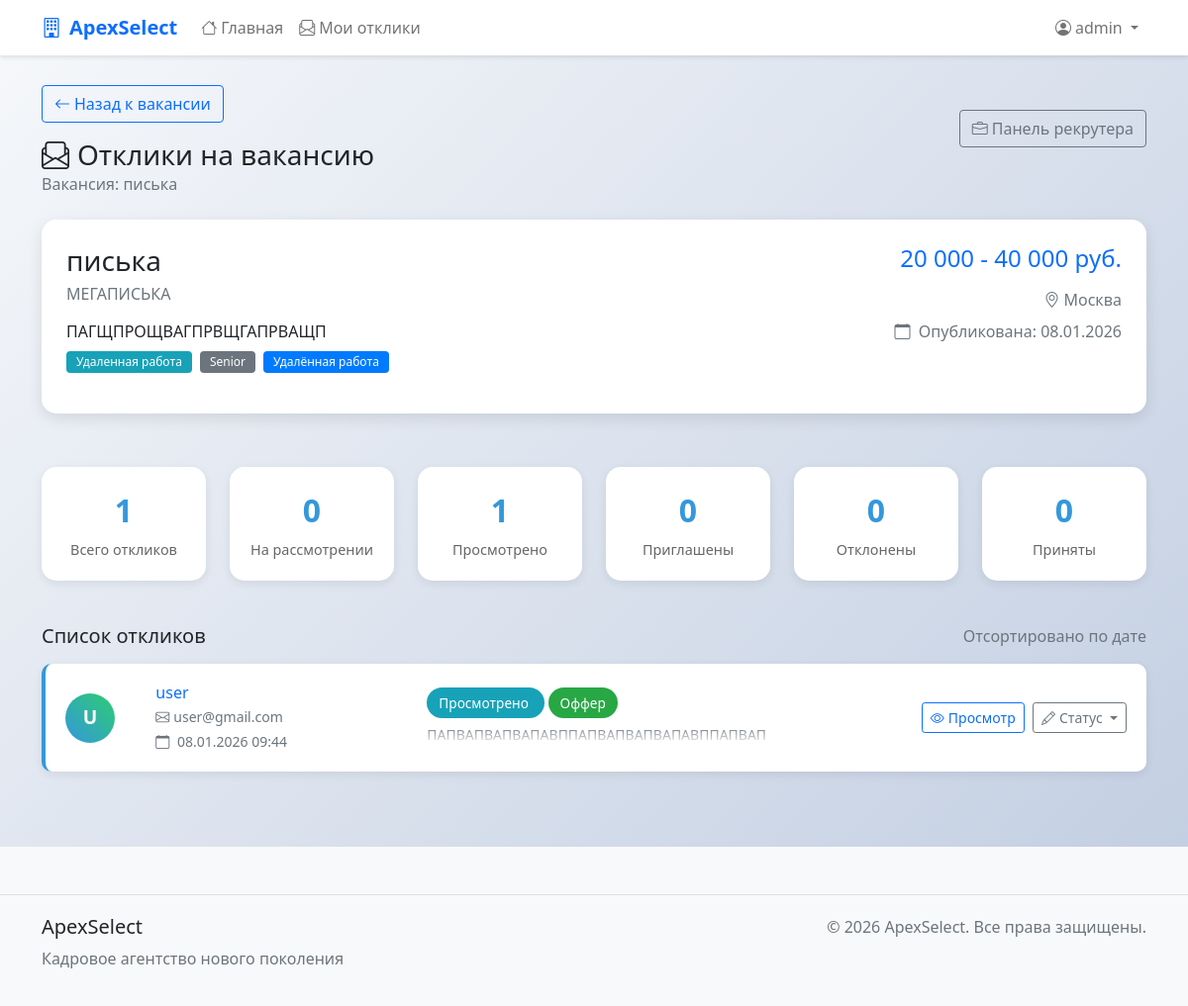
/vacancies/1/responses/ (signed in), run on an earlier commit of the app's database.
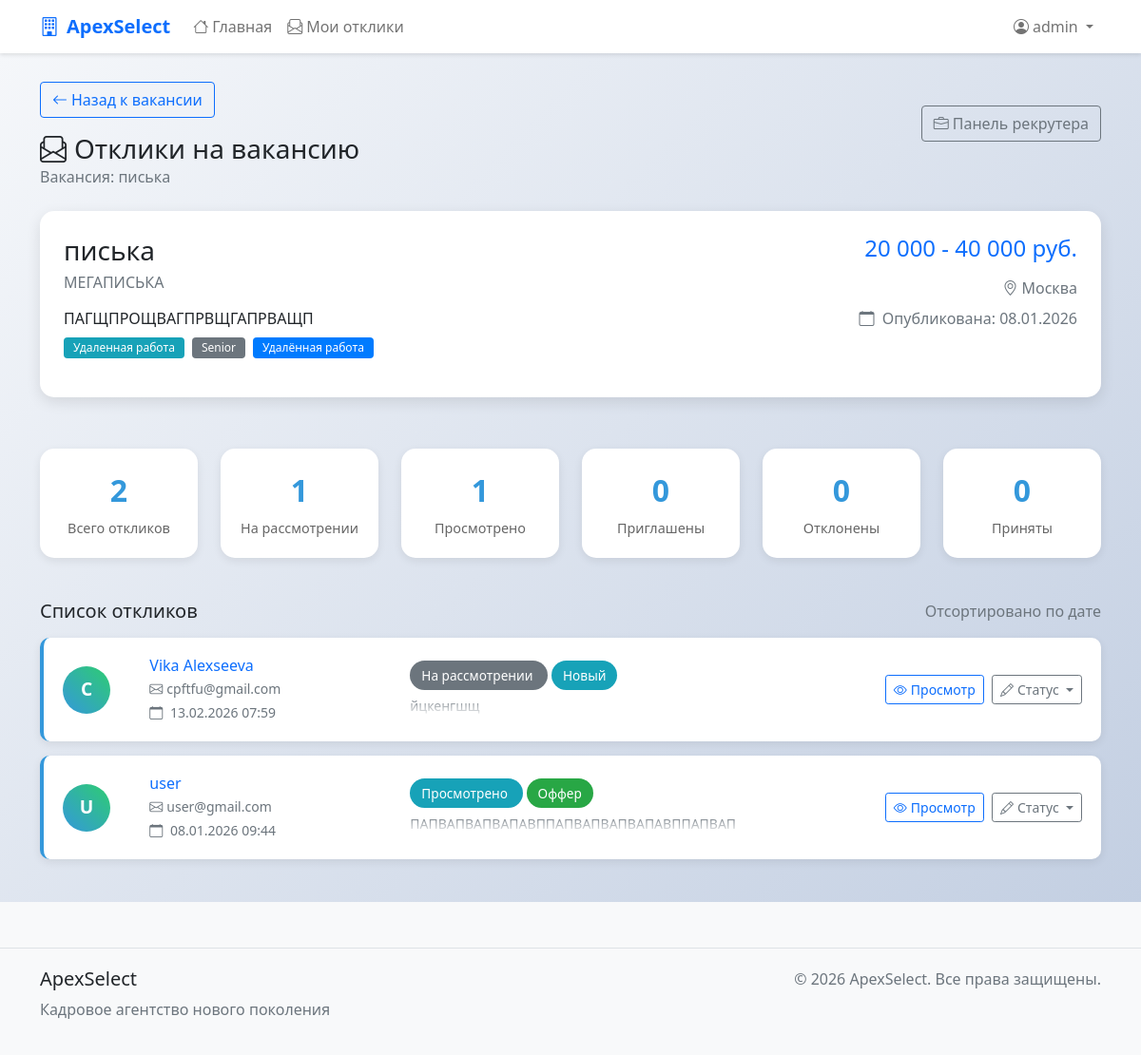
And on a later commit of the database.
### apexSelect/models.py (models this page shows, shortened)
class VacancyResponse(models.Model):
    STATUS_CHOICES = [
        ('pending', _('На рассмотрении')),
        ('viewed', _('Просмотрено')),
        ('invited', _('Приглашение на собеседование')),
        ('rejected', _('Отказ')),
        ('accepted', _('Принято')),
    ]
    vacancy = models.ForeignKey(
        Vacancy,
        on_delete=models.CASCADE,
        related_name='responses',
        verbose_name=_('Вакансия')
    )
    user = models.ForeignKey(
        settings.AUTH_USER_MODEL,
        on_delete=models.CASCADE,
        related_name='vacancy_responses',
        verbose_name=_('Пользователь')
    )
    cover_letter = models.TextField(
        _('Сопроводительное письмо'),
        max_length=2000,
        blank=True,
        help_text=_('Расскажите, почему вы подходите для этой вакансии')
    )
    status = models.CharField(
        _('Статус отклика'),
        max_length=20,
        choices=STATUS_CHOICES,
        default='pending'
    )
    created_at = models.DateTimeField(_('Дата отклика'), auto_now_add=True)
    updated_at = models.DateTimeField(_('Дата обновления'), auto_now=True)
    admin_notes = models.TextField(
        _('Заметки администратора'),
        blank=True,
        help_text=_('Внутренние заметки по отклику')
    )
    class Meta:
        verbose_name = _('Отклик на вакансию')
        verbose_name_plural = _('Отклики на вакансии')
        ordering = ['-created_at']
        unique_together = ['vacancy', 'user']  # Один пользователь может откликнуться на вакансию только один раз

class CustomUser(AbstractUser):
    email = models.EmailField(_('email address'), unique=True)
    phone_number = models.CharField(_('phone number'), max_length=15, blank=True, null=True)
    date_of_birth = models.DateField(_('date of birth'), blank=True, null=True)
    bio = models.TextField(_('biography'), max_length=500, blank=True)
    is_verified = models.BooleanField(_('verified'), default=False)
    created_at = models.DateTimeField(_('created at'), default=now)
    updated_at = models.DateTimeField(_('updated at'), auto_now=True)
    def get_full_name(self):
        return f"{self.first_name} {self.last_name}".strip()
    class Meta:
        verbose_name = _('user')
        verbose_name_plural = _('users')
        ordering = ['-date_joined']

### apexSelect/views.py (the view)
# urls.py: path('vacancies/<int:pk>/responses/', views.vacancy_responses_view, name='vacancy_responses'),
@login_required
@user_passes_test(is_admin)
def vacancy_responses_view(request, pk):
    vacancy = get_object_or_404(Vacancy, pk=pk)
    responses = VacancyResponse.objects.filter(vacancy=vacancy).select_related('user')
    total_count = responses.count()
    pending_count = responses.filter(status='pending').count()
    viewed_count = responses.filter(status='viewed').count()
    invited_count = responses.filter(status='invited').count()
    rejected_count = responses.filter(status='rejected').count()
    accepted_count = responses.filter(status='accepted').count()
    pending_responses = responses.filter(status='pending')
    viewed_responses = responses.filter(status='viewed')
    invited_responses = responses.filter(status='invited')
    rejected_responses = responses.filter(status='rejected')
    accepted_responses = responses.filter(status='accepted')
    context = {
        'vacancy': vacancy,
        'responses': responses,
        'total_count': total_count,
        'pending_count': pending_count,
        'viewed_count': viewed_count,
        'invited_count': invited_count,
        'rejected_count': rejected_count,
        'accepted_count': accepted_count,
        'pending_responses': pending_responses,
        'viewed_responses': viewed_responses,
        'invited_responses': invited_responses,
        'rejected_responses': rejected_responses,
        'accepted_responses': accepted_responses,
    }
    return render(request, 'vacancies/vacancy_responses.html', context)

### apexSelect/models.py (called while the page is built)
    def get_salary_display(self):
        if self.salary_min and self.salary_max:
            return f"{self.salary_min:,} - {self.salary_max:,} {self.currency}".replace(',', ' ')
        elif self.salary_min:
            return f"от {self.salary_min:,} {self.currency}".replace(',', ' ')
        elif self.salary_max:
            return f"до {self.salary_max:,} {self.currency}".replace(',', ' ')
        return _('По договоренности')

    def get_status_color(self):
        colors = {
            'pending': 'secondary',
            'viewed': 'info',
            'invited': 'success',
            'rejected': 'danger',
            'accepted': 'success',
        }
        return colors.get(self.status, 'secondary')

    def get_recruiter_status_color(self):
        colors = {
            'new': 'info',
            'screening': 'primary',
            'interview': 'warning',
            'technical': 'warning',
            'offer': 'success',
            'hired': 'success',
            'rejected': 'danger',
            'no_response': 'secondary',
        }
        return colors.get(self.recruiter_status, 'secondary')

### apexSelect/views.py (called while the page is built)
def is_admin(user):
    return user.is_staff or user.is_superuser

### apexSelect/templates/vacancies/vacancy_responses.html (shortened to what the changed rows need)
{% extends 'base.html' %}
{% load static %}
{% block content %}
<div class="responses-container">
    <div class="container">
        <div class="row mb-4">
            <div class="col-12">
                <div class="d-flex justify-content-between align-items-center">
                    <div>
                        <h1 class="h3 mb-0">
                            <i class="bi bi-envelope-paper me-2"></i>Отклики на вакансию
                        </h1>
                    </div>
                </div>
            </div>
        </div>
        <div class="row mb-4">
            <div class="col-md-2">
                <div class="stats-card">
                    <div class="stats-number">{{ total_count|default:"0" }}</div>
                    <div class="stats-label">Всего откликов</div>
                </div>
            </div>
            <div class="col-md-2">
                <div class="stats-card">
                    <div class="stats-number">{{ pending_count|default:"0" }}</div>
                    <div class="stats-label">На рассмотрении</div>
                </div>
            </div>
        </div>
        <div class="row">
            <div class="col-12">
                {% if responses %}
                    {% for response in responses %}
                    <div class="response-card">
                        <div class="row align-items-center">
                            <div class="col-md-1">
                                <div class="user-avatar">
                                    {{ response.user.username|first|upper }}
                                </div>
                            </div>
                            <div class="col-md-3">
                                <h6 class="mb-1">
                                    <a href="{% url 'user_profile' response.user.id %}" class="text-decoration-none">
                                        {{ response.user.get_full_name|default:response.user.username }}
                                    </a>
                                </h6>
                                <p class="text-muted small mb-1">
                                    <i class="bi bi-envelope me-1"></i>{{ response.user.email }}
                                </p>
                                <p class="text-muted small mb-0">
                                    <i class="bi bi-calendar me-1"></i>
                                    {{ response.created_at|date:"d.m.Y H:i" }}
                                </p>
                            </div>
                            <div class="col-md-4">
                                <div class="mb-2">
                                    <span class="status-badge bg-{{ response.get_status_color }}">
                                        {{ response.get_status_display }}
                                    </span>
                                    {% if response.recruiter_status %}
                                    <span class="status-badge bg-{{ response.get_recruiter_status_color }} ms-1">
                                        {{ response.get_recruiter_status_display }}
                                    </span>
                                    {% endif %}
                                </div>
                                {% if response.cover_letter %}
                                <div class="cover-letter-preview">
                                    <small class="text-muted">{{ response.cover_letter|truncatechars:150 }}</small>
                                </div>
                                {% else %}
                                <small class="text-muted">Сопроводительное письмо не указано</small>
                                {% endif %}
                            </div>
                            <div class="col-md-4">
                                <div class="d-flex justify-content-end gap-2">
                                    <a href="{% url 'candidate_detail' response.id %}"
                                       class="btn btn-sm btn-outline-primary">
                                        <i class="bi bi-eye me-1"></i>Просмотр
                                    </a>
                                    <div class="dropdown">
                                        <button class="btn btn-sm btn-outline-secondary dropdown-toggle"
                                                type="button" data-bs-toggle="dropdown">
                                            <i class="bi bi-pencil me-1"></i>Статус
                                        </button>
                                    </div>
                                </div>
                            </div>
                        </div>
                    </div>
                    {% endfor %}
                {% endif %}
            </div>
        </div>
    </div>
</div>
{% endblock %}

What changed in the data, as far as the page shows it:
added VacancyResponse: user.username|first "C", user.get_full_name "Vika Alexseeva", user.email "cpftfu@gmail.com", created_at "13.02.2026 07:59", status "На рассмотрении", recruiter_status "Новый", cover_letter "йцкенгшщ"
Also different on the page:
{{ total_count|default:"0" }}: "1" → "2"
{{ pending_count|default:"0" }}: "0" → "1"
